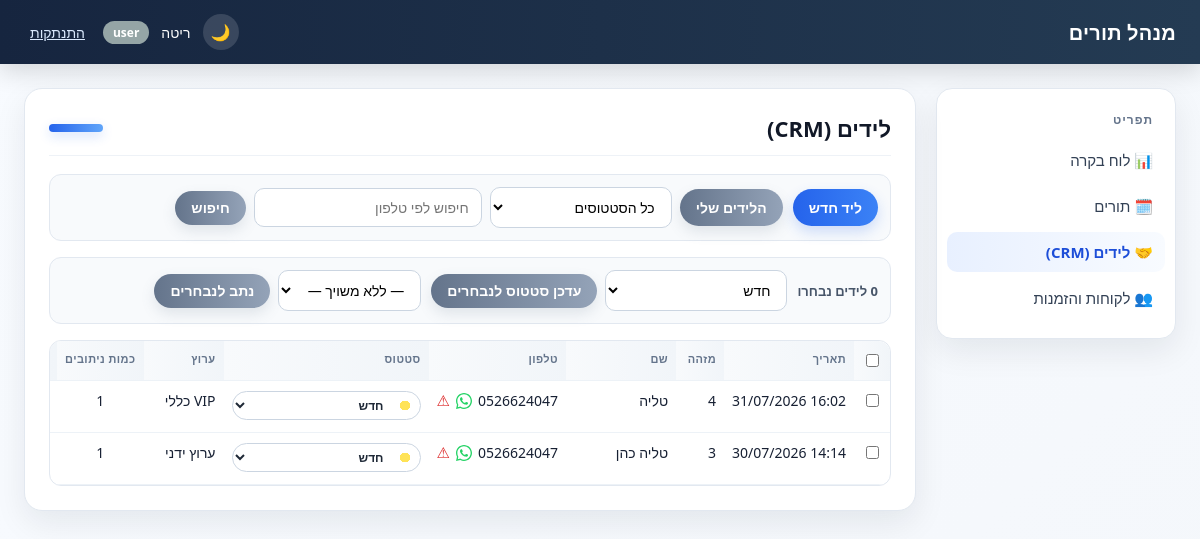
The page /leads/ (signed in) on the database its author committed.
### tables this page shows
CREATE TABLE leads (
                id INTEGER PRIMARY KEY AUTOINCREMENT,
                full_name TEXT,
                phone TEXT,
                status TEXT,
                channel TEXT,
                assigned_user TEXT,
                routings_count INTEGER,
                sms_count INTEGER,
                notes TEXT,
                created_datetime_stamp TEXT,
                last_updated_datetime_stamp TEXT
            );

### blueprints/leads.py (the view)
@bp.route("/")
@login_required
def list_leads():
    status = request.args.get("status", "")
    phone = request.args.get("phone", "").strip()
    show_my_only = request.args.get("mine", "0") == "1"
    repos = get_repos()
    current_user = session.get("user")
    current_username = current_user.get("username") if current_user else ""
    if phone:
        df = repos.leads.get_by_phone(phone)
    elif status:
        df = repos.leads.get_by_status(status)
    else:
        df = repos.leads.get_all()
    if show_my_only and current_user and current_user.get("role") != "admin":
        df = df[df["assigned_user"].fillna("") == current_username]
    elif current_user and current_user.get("role") != "admin":
        df = df[df["assigned_user"].fillna("") == current_username]
    all_leads = repos.leads.get_all()
    all_phone_counts = all_leads["phone"].fillna("").astype(str).str.strip()
    duplicate_phones = set(
        all_phone_counts[all_phone_counts != ""].value_counts()[lambda series: series > 1].index
    )
    users = to_records(repos.users.get_all()) if hasattr(repos, "users") else []
    lead_records = to_records(df)
    for record in lead_records:
        phone_value = (record.get("phone") or "").strip()
        record["is_duplicate_phone"] = bool(phone_value and phone_value in duplicate_phones)
    return render_template(
        "leads/list.html",
        leads=lead_records,
        statuses=repos.lead_statuses.get_names(),
        status_colors=repos.lead_statuses.get_color_map(),
        default_status_color=DEFAULT_STATUS_COLOR,
        status=status,
        phone=phone,
        users=users,
        show_my_only=show_my_only,
    )

### app.py (called while the page is built)
@app.context_processor
def inject_template_globals():
    return {
        "csrf_token": generate_csrf_token(),
        "current_user": current_user(),
        "ROLE_ADMIN": roles.ADMIN,
        "ROLE_USER": roles.USER,
    }

### auth.py (called while the page is built)
def generate_csrf_token():
    if "csrf_token" not in session:
        session["csrf_token"] = secrets.token_hex(16)
    return session["csrf_token"]

def validate_csrf():
    if request.method != "POST":
        return
    token = session.get("csrf_token")
    submitted = request.form.get("csrf_token", "")
    if not token or not secrets.compare_digest(token, submitted):
        abort(400)

def current_user():
    return session.get("user")

def login_required(view):
    @wraps(view)
    def wrapped(*args, **kwargs):
        if current_user() is None:
            return redirect(url_for("auth.login"))
        return view(*args, **kwargs)
    return wrapped

### db_context.py (called while the page is built)
def get_conn():
    if "db_conn" not in g:
        g.db_conn = sqlite3.connect(DB_FILE, timeout=10)
    return g.db_conn

def get_repos():
    if "repos" not in g:
        conn = get_conn()
        appointments = AppointmentRepository(conn)
        g.repos = SimpleNamespace(
            appointments=appointments,
            availability=AvailabilityService(appointments),
            leads=LeadRepository(conn),
            lead_statuses=LeadStatusRepository(conn),
            customers=CustomerRepository(conn),
            invoices=InvoiceRepository(conn),
            users=UserRepository(conn),
            id_sequence=IdSequence(conn),
        )
    return g.repos

def init_app(app):
    @app.teardown_appcontext
    def close_conn(exception):
        conn = g.pop("db_conn", None)
        if conn is not None:
            conn.close()

### id_sequence.py (called while the page is built)
    def _seed_if_empty(self):
        count = self.conn.execute("SELECT COUNT(*) FROM id_sequence").fetchone()[0]
        if count > 0:
            return
        max_existing = self._max_existing_id()
        if max_existing > 0:
            self.conn.execute("INSERT INTO id_sequence (id) VALUES (?)", (max_existing,))
            self.conn.commit()

### lead_repository.py (called while the page is built)
    def get_all(self):
        return pd.read_sql_query(f"SELECT * FROM {TABLE_NAME} ORDER BY id DESC", self.conn)

### lead_status_repository.py (called while the page is built)
    def get_all(self):
        return pd.read_sql_query(f"SELECT * FROM {TABLE_NAME} ORDER BY id", self.conn)

    def get_names(self):
        return self.get_all()["name"].tolist()

    def get_color_map(self):
        df = self.get_all()
        return dict(zip(df["name"], df["color"]))

### templates/leads/list.html (shortened to what this page needs)
{% extends "base.html" %}
{% block page_heading %}לידים (CRM){% endblock %}
{% block content %}
<div class="toolbar">
    <a href="{{ url_for('leads.new_lead') }}" class="btn">ליד חדש</a>
    <form method="get" class="toolbar-actions">
        {% if current_user.role != ROLE_ADMIN %}
        <a href="{{ url_for('leads.list_leads', mine=1 if not show_my_only else 0, status=status, phone=phone) }}" class="btn btn-secondary">
            {{ 'הצג הכול' if show_my_only else 'הלידים שלי' }}
        </a>
        {% endif %}
        <select name="status" onchange="this.form.submit()">
            <option value="">כל הסטטוסים</option>
        </select>
        <input type="text" name="phone" placeholder="חיפוש לפי טלפון" value="{{ phone }}">
        <button type="submit" class="btn btn-secondary">חיפוש</button>
    </form>
</div>
{% if leads %}
<div class="toolbar bulk-actions-bar">
    <span id="bulk-selected-count" class="bulk-count">0 לידים נבחרו</span>
    <form method="post" action="{{ url_for('leads.bulk_update_status') }}" id="bulk-status-form">
        <select name="status" required>
            {% for s in statuses %}
            <option value="{{ s }}">{{ s }}</option>
            {% endfor %}
        </select>
        <button type="submit" class="btn btn-secondary">עדכן סטטוס לנבחרים</button>
    </form>
    <form method="post" action="{{ url_for('leads.bulk_assign') }}" id="bulk-assign-form">
        <select name="assigned_user">
            <option value="">— ללא משויך —</option>
        </select>
        <button type="submit" class="btn btn-secondary">נתב לנבחרים</button>
    </form>
</div>
<div class="table-scroll">
    <table class="leads-table">
        <thead>
            <tr>
                <th class="col-select"><input type="checkbox" id="select-all-checkbox"></th>
                <th class="col-created">תאריך</th>
                <th class="col-id">מזהה</th>
                <th class="col-name">שם</th>
                <th class="col-phone">טלפון</th>
                <th class="col-status">סטטוס</th>
                <th class="col-channel">ערוץ</th>
                <th class="col-routings">כמות ניתובים</th>
                <th class="col-assigned">מנהל לקוח</th>
            </tr>
        </thead>
        <tbody>
            {% for lead in leads %}
            <tr>
                <td class="col-select"><input type="checkbox" class="lead-select-checkbox" value="{{ lead.id }}"></td>
                <td class="col-created">{{ lead.created_datetime_stamp | format_lead_datetime }}</td>
                <td class="col-id">{{ lead.id }}</td>
                <td class="col-name">{{ lead.full_name }}</td>
                <td class="col-phone">
                    <span class="phone-cell">
                        <span>{{ lead.phone }}</span>
                        {% if lead.phone %}
                        <a href="{{ lead.phone | whatsapp_link }}" target="_blank" rel="noopener" class="whatsapp-icon" title="פתח בוואטסאפ" aria-label="פתח בוואטסאפ">
                        </a>
                        {% endif %}
                        {% if lead.is_duplicate_phone %}
                        <span class="duplicate-phone" title="מספר טלפון כפול">⚠</span>
                        {% endif %}
                    </span>
                </td>
                <td class="col-status">
                    <form method="post" action="{{ url_for('leads.update_status', lead_id=lead.id) }}">
                        <select name="status" class="status-select" style="--status-color: {{ status_colors.get(lead.status, default_status_color) }};" onchange="this.form.submit()">
                            {% for s in statuses %}
                            <option value="{{ s }}" style="background: {{ status_colors.get(s, default_status_color) }}; color: #fff;" {{ "selected" if s == lead.status else "" }}>{{ s }}</option>
                            {% endfor %}
                        </select>
                    </form>
                </td>
                <td class="col-channel">{{ lead.channel }}</td>
                <td class="col-routings">{{ lead.routings_count or 0 }}</td>
                <td class="col-assigned">
                </td>
            </tr>
            {% endfor %}
        </tbody>
    </table>
</div>
{% else %}
<p class="empty-state">לא נמצאו לידים.</p>
{% endif %}
{% endblock %}

### static/style.css (style rules this page uses)
* { box-sizing: border-box; }
:root { --bg: #f4f7fb; --surface: #ffffff; --surface-2: #f8fafc; --text: #172033; --muted: #64748b; --border: #e2e8f0; --primary: #2563eb; --primary-dark: #1d4ed8; --danger: #dc2626; --danger-dark: #b91c1c; --shadow: 0 12px 32px rgba(15, 23, 42, 0.08); }
body { margin: 0; font-family: "Segoe UI", Tahoma, Arial, sans-serif; background: linear-gradient(135deg, #f8fbff 0%, var(--bg) 100%); color: var(--text); direction: rtl; text-align: right; }
.toolbar { display: flex; flex-wrap: wrap; gap: 10px; align-items: center; margin-bottom: 16px; padding: 12px; background: var(--surface-2); border: 1px solid var(--border); border-radius: 12px; }
.toolbar form { display: flex; gap: 8px; align-items: center; }
.bulk-count { font-weight: 600; color: #475569; font-size: 13px; }
table { width: 100%; border-collapse: collapse; font-size: 14px; overflow: hidden; border-radius: 12px; }
.table-scroll { overflow-x: auto; -webkit-overflow-scrolling: touch; border: 1px solid var(--border); border-radius: 12px; }
.leads-table { table-layout: fixed; min-width: 1040px; width: max-content; }
th, td { text-align: right; padding: 10px 8px; border-bottom: 1px solid #edf2f7; white-space: nowrap; vertical-align: top; }
th { background: linear-gradient(90deg, #f8fafc 0%, #f1f5f9 100%); color: #64748b; font-weight: 700; font-size: 11px; text-transform: uppercase; letter-spacing: 0.04em; }
.leads-table .col-select { width: 32px; text-align: center; }
.leads-table .col-id { width: 48px; }
.leads-table .col-name { width: 110px; }
.leads-table .col-phone { width: 100px; }
.leads-table .col-status { width: 110px; }
.leads-table .col-channel { width: 80px; }
.leads-table .col-routings { width: 70px; text-align: center; }
.leads-table .col-created { width: 120px; }
.leads-table .col-assigned { width: 120px; }
.phone-cell { display: inline-flex; align-items: center; gap: 6px; }
.duplicate-phone { color: #dc2626; font-size: 15px; line-height: 1; }
.whatsapp-icon { display: inline-flex; align-items: center; color: #25d366; line-height: 0; flex-shrink: 0; }
select.status-select { background-color: #fff; color: #1f2937; border: 1px solid #cbd5e1; border-radius: 999px; padding: 4px 32px 4px 10px; font-size: 12px; font-weight: 600; background-image: radial-gradient(circle 5px at calc(100% - 15px) center, var(--status-color, #95a5a6) 100%, transparent 100%); background-repeat: no-repeat; }
.btn { display: inline-block; padding: 9px 16px; border-radius: 999px; border: none; background: linear-gradient(90deg, var(--primary) 0%, #3b82f6 100%); color: #fff; text-decoration: none; font-size: 14px; font-weight: 600; cursor: pointer; box-shadow: 0 6px 14px rgba(37, 99, 235, 0.2); transition: transform 0.15s ease, box-shadow 0.15s ease; }
.btn-secondary { background: linear-gradient(90deg, #64748b 0%, #94a3b8 100%); box-shadow: 0 6px 14px rgba(100, 116, 139, 0.16); }
input[type=text], input[type=password], input[type=email], input[type=number], input[type=date], input[type=time], select, textarea { padding: 9px 12px; border: 1px solid #cbd5e1; border-radius: 10px; font-size: 14px; font-family: inherit; background: #fff; transition: border-color 0.2s ease, box-shadow 0.2s ease; }

### rows shown on the page
leads: created_datetime_stamp "16:02 31/07/2026", id "4", full_name "טליה", phone "0526624047", channel "VIP כללי", routings_count "1"
leads: created_datetime_stamp "14:14 30/07/2026", id "3", full_name "טליה כהן", phone "0526624047", channel "ערוץ ידני", routings_count "1"

### other values the page prints
{{ current_user.username }} "ריטה"
{{ current_user.role }} "user"
{{ 'הצג הכול' if show_my_only else 'הלידים שלי' }} "הלידים שלי"
form field status "חדש"
